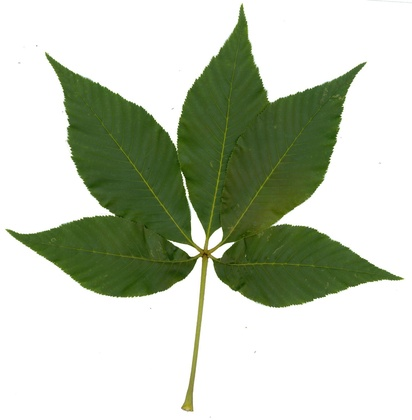
%> input picture healthy/flava leaf/Aesculus_flava-leaf.jpg, 412 x 420 px, shrunk from 1542 x 1573 before the run
$ octave detectleaf.m   (GNU Octave 9; MATLAB toolbox functions it lacks are replaced by stand-ins)
%> lines starting %> are read from the running program, lines starting %| are printed output that depends on the picture; in (x1, y1, x2, y2) boxes, pixels count from 0 and x2, y2 are one past the last pixel; in counts of white or black regions, pixels touching at a corner belong together; the program's own positions count from 1
clc; clear all; close all;


A=imread('Aesculus_flava-leaf.jpg');
%> A is the input picture: size 420x412x3 uint8; mean R, G, B 193.5, 201.6, 183.8

AR=A(:,:,1);
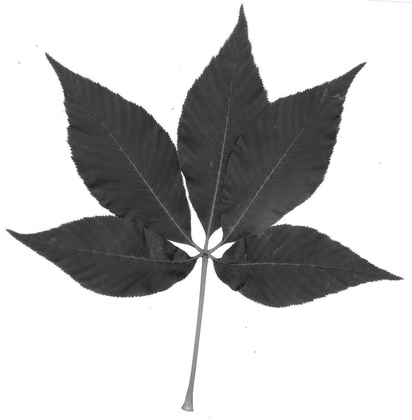
%> AR: size 420x412 uint8; min 13, max 255, mean 193.5
AG=A(:,:,2);
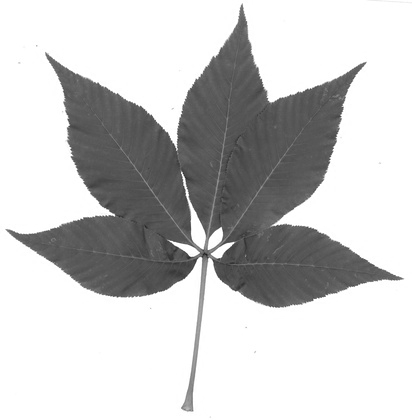
%> AG: size 420x412 uint8; min 28, max 255, mean 201.6
AB=A(:,:,3);
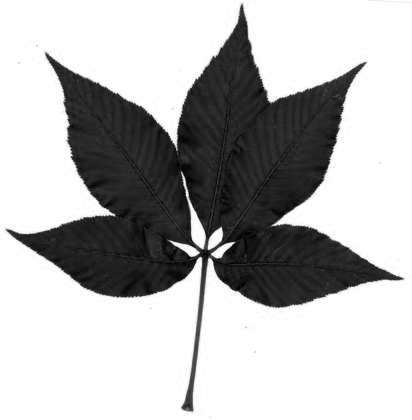
%> AB: size 420x412 uint8; min 0, max 255, mean 183.8
figure,imshow(A);

figure,imhist(AR);
title('Red histogram');
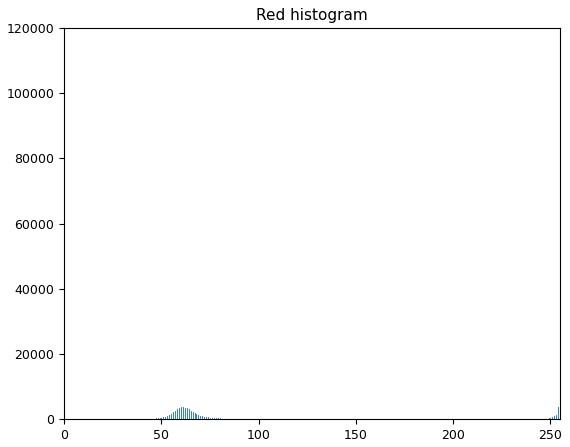
%> figure redrawn from the program's plot data; highest point at x = 255, y = 107703
figure,imhist(AG);
title('Green histogram');
%> figure, not shown here; highest point at x = 255, y = 109644

figure, imhist(AB);

title('Blue histogram');
%> figure, not shown here; highest point at x = 255, y = 105803


Agray=rgb2gray(A);
figure,imshow(Agray);
%
%  mean2, std2

Igray=Agray;
 level = graythresh(Igray);
%> level = 0.647
BW = im2bw(Igray,level);
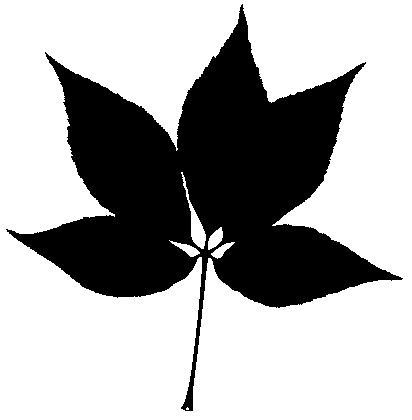
%> BW: size 420x412 logical; 67.9% white; 1 black region, box (x1, y1, x2, y2) and area: (6, 4, 403, 411) 55467
figure,imshow(BW)


[IDX,C] = kmeans(BW,2);
%> IDX = 420 values, max 2 at index 89, min 1 at index 1, mean 1.5; C = 412 columns, first 8: [1 1 1 1 1 1 1 1; 1 1 1 1 1 1 0.995 0.986]


 ARmean=mean2(AR)
%> ARmean = 193.5

 ARstd=std2(AR)
%> ARstd = 49.82


 AGmean=mean2(AG)
%> AGmean = 201.6

 AGstd=std2(AG)
%> AGstd = 43.36


 ABmean=mean2(AB)
%> ABmean = 183.8

 ABstd=std2(AB)
%> ABstd = 57.77


 Greens=[];
 [m,n]=size(Igray);
%> m = 420; n = 412

 BW=imcomplement(BW);

 for i=1: m
     for j=1:n

         if BW(i,j)==1
             Greens=[Greens AG(i,j)];
         end

     end
 end


 GreenArea=size(Greens,2)/(m*n)
%> GreenArea = 0.321

 print ('Green Area ');
